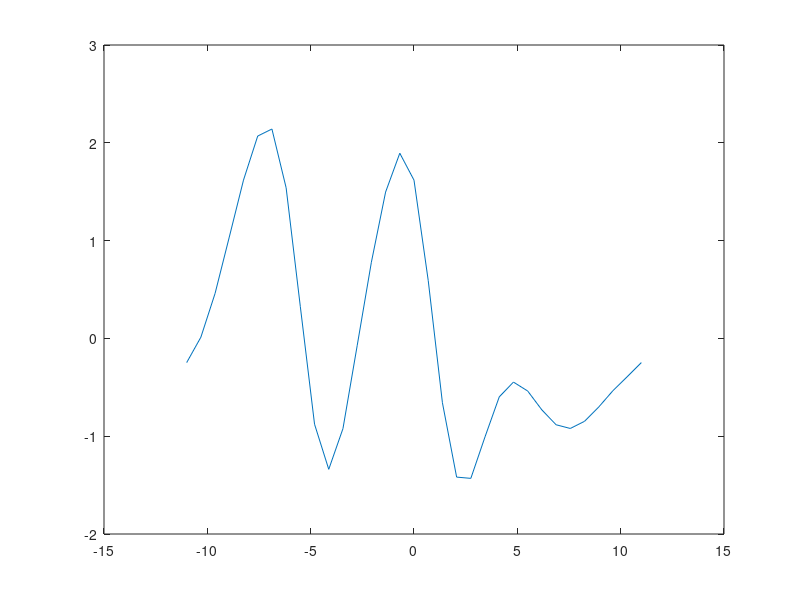
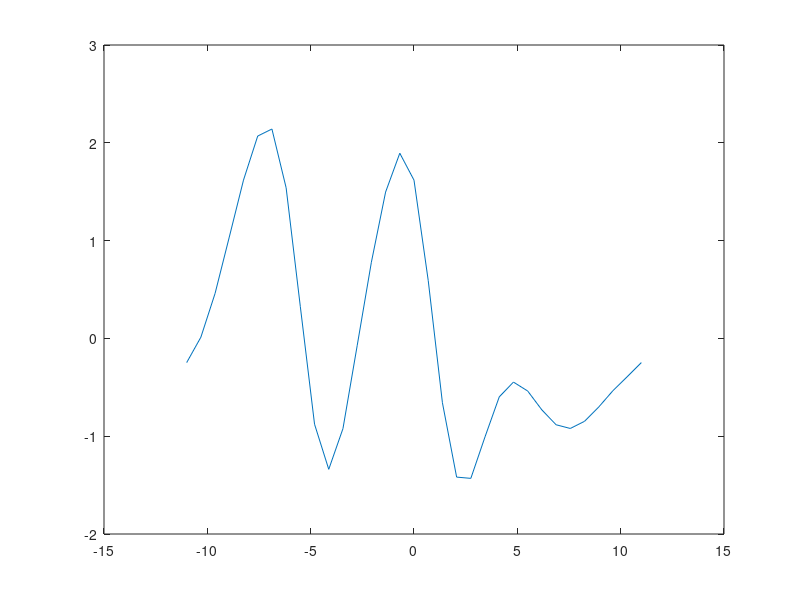

Recreate these plots in MATLAB, in order.
clear all;
a0 =     0.03171;
a1 =    -0.01544;
b1 =       -0.86;
a2 =      0.3255;
b2 =      0.3691;
a3 =       0.847;
b3 =     -0.4846;
a4 =      0.2365;
b4 =     -0.6154;
a5 =      0.0218;
b5 =    -0.02424;
a6 =      0.0705;
b6 =     0.09153;
a7 =     0.07938;
b7 =      0.0314;
a8 =     0.02109;
b8 =    -0.01453;
w =       1;
n = 32;
L = 22;
x = linspace(-L/2,L/2,n+1)';
% Plot the trial fit
f_x = a0 + a1*cos(2*pi*x*w/22) + b1*sin(2*pi*x*w/22) + a2*cos(2*pi*2*x*w/22) + b2*sin(2*pi*2*x*w/22) + a3*cos(2*pi*3*x*w/22) + b3*sin(2*pi*3*x*w/22) + ...
    a4*cos(2*pi*4*x*w/22) + b4*sin(2*pi*4*x*w/22) + a5*cos(2*pi*5*x*w/22) + b5*sin(2*pi*5*x*w/22) + ...
    a6*cos(2*pi*6*x*w/22) + b6*sin(2*pi*6*x*w/22) + a7*cos(2*pi*7*x*w/22) + b7*sin(2*pi*7*x*w/22) + ...
    a8*cos(2*pi*8*x*w/22) + b8*sin(2*pi*8*x*w/22);
figure(1)
plot(x,f_x);
pause(0.1);

a_coeff = fft(f_x);
a_coeff = (1/(n+1))*fftshift(a_coeff);

figure(2);
a_grid = ifftshift((n+1)*a_coeff);
a_grid = ifft(a_grid);
plot(x,a_grid);

save('TW_2_initial.mat','a_coeff','a_grid','x');